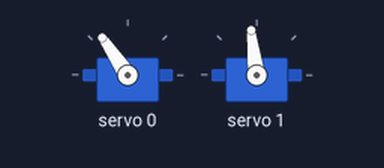
Bench run of a sketch on a simulated Arduino Uno, built with avr-gcc and run on an emulated ATmega328P. Shown: 2 × servo.

Above: at 0.55 s.
At 1.45 s:
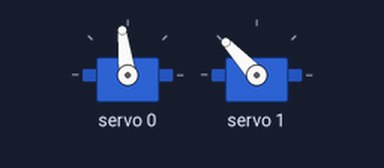
At 2.4 s:
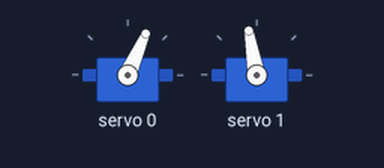
At 4.25 s:
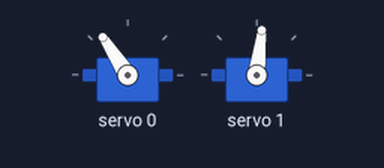
Timing chart, 0 to 9.6 s (numbered marks = the images above):
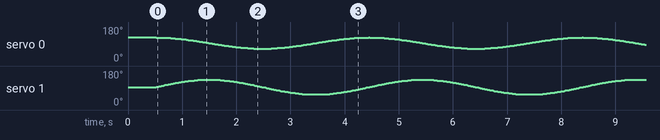

The sketch:

circle_test.ino
```cpp
/*
  USB/hardware isolation test - continuous "hand circle" animation.

  This sketch does NOT use Serial at all - no Serial.begin(), no reading
  commands, nothing. Once uploaded, the pan/tilt servos trace a smooth
  circle forever using only values baked into this code.

  Why this test matters: if the arm traces a clean, uninterrupted circle
  for several minutes straight with zero glitches, that proves the
  PCA9685 + servos + wiring + power are completely solid. Any remaining
  flakiness (uploads needing a USB replug, "test"/"0,90" not registering
  in Serial Monitor) is then isolated specifically to the serial DATA
  link (cable/port/driver) - not the robot hardware itself.

  Upload this once, then just watch it run. You can also try swapping
  USB cables while it's running - if a different cable makes the NEXT
  upload/Serial Monitor session behave better, that confirms the cable.
*/

#include <Wire.h>
#include <Adafruit_PWMServoDriver.h>
#include <math.h>

Adafruit_PWMServoDriver pwm = Adafruit_PWMServoDriver();

#define SERVOMIN 150   // pulse length count for 0 degrees
#define SERVOMAX 600   // pulse length count for 180 degrees
#define PWM_FREQ 60

#define PAN_CHANNEL  0
#define TILT_CHANNEL 1

// ==================== CIRCLE SHAPE - TUNE THESE ====================
// Pan/tilt will swing CENTER +/- RADIUS. Widen these once you've watched
// the first run and confirmed the bracket has room to spare.
#define PAN_CENTER    90
#define PAN_RADIUS    30   // -> pan sweeps 50 to 130

#define TILT_CENTER   90
#define TILT_RADIUS   40   // -> tilt sweeps 60 to 120

#define STEP_DELAY_MS   20    // ms between steps - smaller = faster circle
#define ANGLE_STEP_DEG  2.0   // degrees advanced around the circle per step
// =====================================================================

float angleDeg = 0;

void setup() {
  pwm.begin();
  pwm.setPWMFreq(PWM_FREQ);

  // Ease to the circle's starting point before the loop takes over.
  moveServo(PAN_CHANNEL, PAN_CENTER + PAN_RADIUS);
  moveServo(TILT_CHANNEL, TILT_CENTER);
  delay(500);
}

void loop() {
  float rad = angleDeg * PI / 180.0;
  int pan  = PAN_CENTER  + (int)(PAN_RADIUS  * cos(rad));
  int tilt = TILT_CENTER + (int)(TILT_RADIUS * sin(rad));

  moveServo(PAN_CHANNEL, pan);
  moveServo(TILT_CHANNEL, tilt);

  angleDeg += ANGLE_STEP_DEG;
  if (angleDeg >= 360.0) angleDeg -= 360.0;

  delay(STEP_DELAY_MS);
}

void moveServo(uint8_t channel, int angleDegVal) {
  angleDegVal = constrain(angleDegVal, 0, 180);
  int pulse = map(angleDegVal, 0, 180, SERVOMIN, SERVOMAX);
  pwm.setPWM(channel, 0, pulse);
}
```
